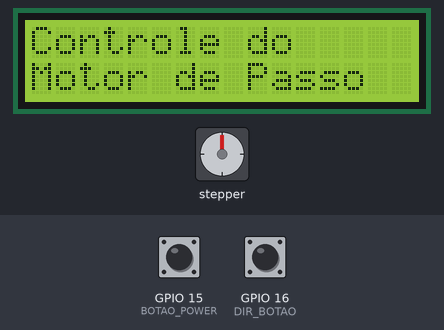
Bench run of a sketch on a simulated ESP32. Shown: stepper motor, 16×2 character LCD. Wiring (from diagram.json): stepper motor driver (200 steps per turn assumed): step GPIO 4; direction GPIO 2; enable GPIO 17. Inputs (shaded band) come from the test bench; at power-on: GPIO 15 (BOTAO_POWER) HIGH, GPIO 16 (DIR_BOTAO) HIGH.

Above: at 1.2 s.
1.3 s: GPIO 15 (BOTAO_POWER) pulled LOW for 0.15 s
At 3.2 s:
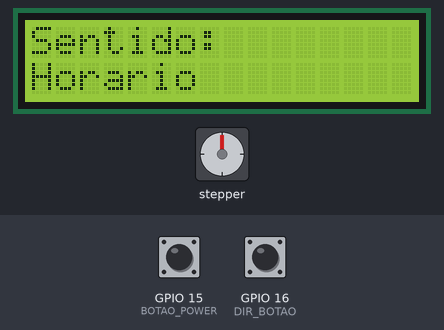
4.4 s: GPIO 16 (DIR_BOTAO) pulled LOW for 0.15 s
At 6.2 s:
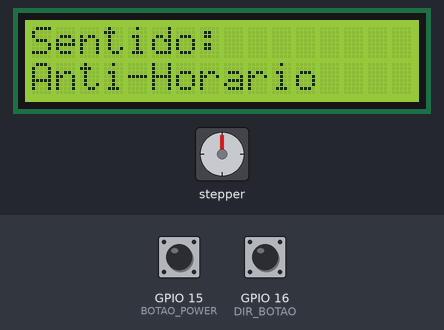
7.5 s: GPIO 16 (DIR_BOTAO) pulled LOW for 1 s
At 9.6 s:
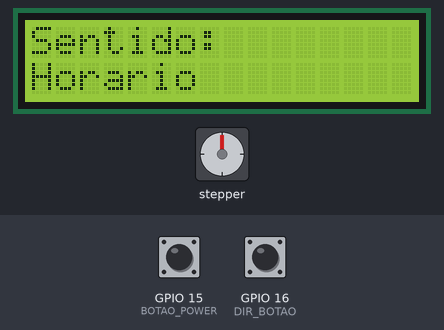
11.5 s: GPIO 16 (DIR_BOTAO) pulled LOW for 0.15 s
At 13.9 s:
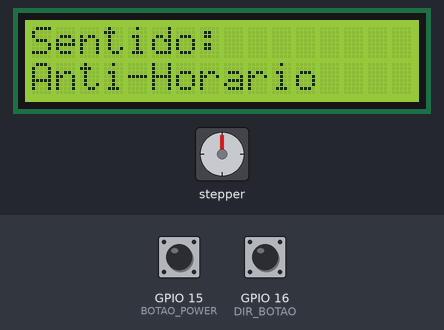
14.6 s: GPIO 16 (DIR_BOTAO) pulled LOW for 3.2 s
At 17.3 s:
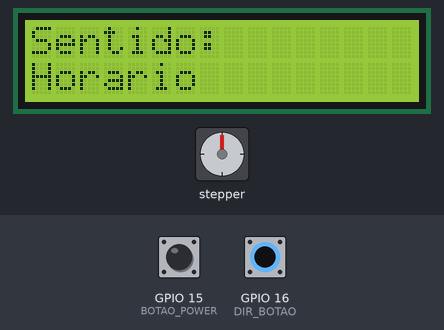
20.8 s: GPIO 16 (DIR_BOTAO) pulled LOW for 0.15 s
At 23.0 s:
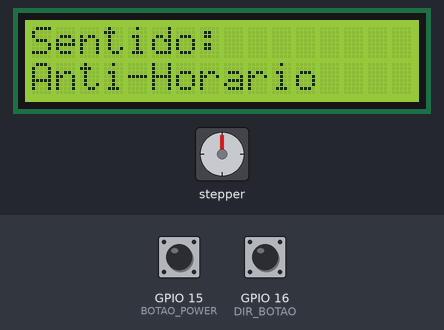
Timing chart, 0 to 71.4 s (numbered marks = the images above; inputs shaded):
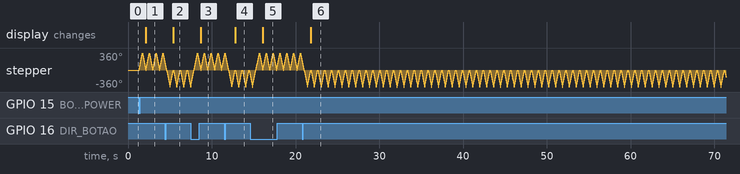

Measured:
- after the input at 1.3 s, stepper: turns 354° clockwise in 0.40 s, then 354° counter-clockwise in 0.38 s, repeating every 0.83 s; the display: changes after 0.82 s (image 1)
- after the input at 4.4 s, the display: changes after 1.0 s (image 2)
- after the input at 7.5 s, the display: changes after 1.2 s (image 3)
- after the input at 11.5 s, the display: changes after 1.3 s (image 4)
- after the input at 14.6 s, the display: changes after 1.5 s (image 5)
- after the input at 20.8 s, the display: changes after 1.0 s (image 6)

The sketch:

sketch.ino
```cpp
#include <LiquidCrystal_I2C.h>

LiquidCrystal_I2C LCD = LiquidCrystal_I2C(0x27, 16, 2);

#define ENABLE 17
#define STEP 4
#define DIR 2

#define BOTAO_POWER 15
#define DIR_BOTAO 16

int steps_per_rev = 200;

bool motorEnabled = false;
bool motorDirection = true;
bool limparLCD = true;

void ligaDesliga(){
  motorEnabled = !motorEnabled;
}

void sentido(){
  motorDirection = !motorDirection;
}

void setup(){
  LCD.init();
  LCD.backlight();
  LCD.setCursor(0, 0);
  LCD.print("Controle do");
  LCD.setCursor(0, 1);
  LCD.print("Motor de Passo");

  pinMode(ENABLE, OUTPUT);
  pinMode(STEP, OUTPUT);
  pinMode(DIR, OUTPUT);

  pinMode(BOTAO_POWER, INPUT_PULLUP);
  pinMode(DIR_BOTAO, INPUT_PULLUP);

  digitalWrite(ENABLE, HIGH);
  digitalWrite(STEP, LOW);
  digitalWrite(DIR, LOW);

  attachInterrupt(digitalPinToInterrupt(BOTAO_POWER), ligaDesliga, FALLING);
  attachInterrupt(digitalPinToInterrupt(DIR_BOTAO), sentido, FALLING);
}

void motorGirando(){
  digitalWrite(STEP, HIGH);
  delayMicroseconds(1000);
  digitalWrite(STEP, LOW);
  delayMicroseconds(1000);
}

void loop(){
  if (motorEnabled){
    digitalWrite(ENABLE, motorEnabled ? LOW : HIGH);

    if (motorDirection){
      if(limparLCD){
        LCD.clear();
        limparLCD = !limparLCD;
      }

      LCD.setCursor(0, 0);
      LCD.print("Sentido:");

      LCD.setCursor(0, 1);
      LCD.print("Horario");

      digitalWrite(DIR, HIGH);

      for (int i = 0; i < steps_per_rev; i++){
        motorGirando();
      }

      digitalWrite(DIR, LOW);

      for (int i = 0; i < steps_per_rev; i++){
        motorGirando();
      }
    } else {
      if(limparLCD == false){
        LCD.clear();
        limparLCD = !limparLCD;
      }

      LCD.setCursor(0, 0);
      LCD.print("Sentido:");

      LCD.setCursor(0, 1);
      LCD.print("Anti-Horario");

      digitalWrite(DIR, LOW);

      for (int i = 0; i < steps_per_rev; i++){
        motorGirando();
      }

      digitalWrite(DIR, HIGH);

      for (int i = 0; i < steps_per_rev; i++){
        motorGirando();
      }
    }
  }
}
```
